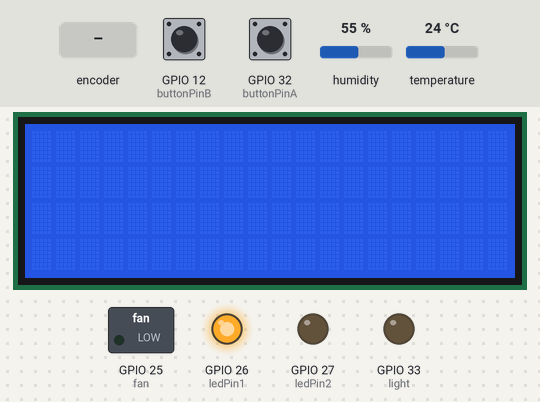
The sketch below on a simulated ESP32. Shown: 20×4 character LCD, switched loads named in the sketch (green lamp = pin HIGH), output pins drawn as LEDs (lit = HIGH). Inputs (shaded band) come from the test bench; at power-on: GPIO 12 (buttonPinB) HIGH, GPIO 32 (buttonPinA) HIGH, humidity 55 %, temperature 24 °C. What the sketch prints to the serial monitor is not drawn.

Above: at 1.2 s.
1.3 s: rotary encoder on GPIO 32 (buttonPinA) / GPIO 12 (buttonPinB) turned 1 step (first pin leading)
At 2.2 s:
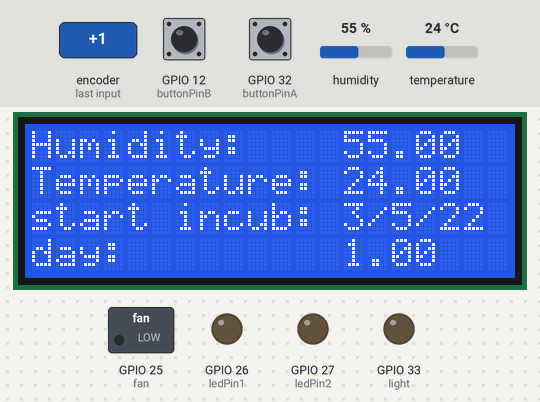
Timing chart, 0 to 4.3 s (numbered marks = the images above; inputs shaded):
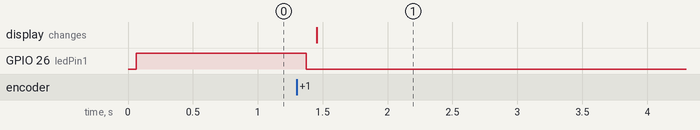

The sketch:

klosomhxani_teleia.ino
```cpp
#include  <Wire.h>
#include <DHT.h>
#include <LiquidCrystal_I2C.h>
LiquidCrystal_I2C lcd(0x27,20,4);
#define DHTTYPE DHT21
#define dht_dpin 15
DHT dht(dht_dpin, DHTTYPE);
const int light =  33;
const int fan =  25;
const int buttonPinA = 32;
const int buttonPinB = 12;
const int ledPin1 =  26;
const int ledPin2 =  27;
const int limitTemp =  37.5;
const int limitHum =  60;

int buttonStateA = 0;
int buttonStateB = 0;
int dir;
float day = 1;
void setup() {
  Serial.begin(9600);
  dht.begin();
  lcd.init();
  lcd.backlight();
  pinMode(fan, OUTPUT);
  pinMode(light, OUTPUT);
  pinMode(ledPin2, OUTPUT);
  pinMode(ledPin1, OUTPUT);
  pinMode(buttonPinA, INPUT_PULLUP);
  pinMode(buttonPinB, INPUT_PULLUP);

  digitalWrite(ledPin2, LOW);
 // digitalWrite(ledPin3, LOW);
 // digitalWrite(ledPin4, LOW);
  digitalWrite(ledPin1, LOW);
  digitalWrite(light, LOW);
  digitalWrite(fan, LOW);
}

 void loop() {

   buttonStateA = digitalRead(buttonPinA);
   buttonStateB = digitalRead(buttonPinB);

    Serial.print( buttonStateB);
     Serial.print("  ");
     Serial.print( buttonStateA );
     Serial.print("  ");
     Serial.println(dir);

     Serial.print("Day=  ");
     Serial.println(day);
     dir=0;
     kinisiarist();

     if (buttonStateB == 0&& dir==0) {
      stopMove();
      metriseis();
       dir=1;
       }


     if (buttonStateB == 0&& dir==1) {
      kinisiadexia();
      stopMove();
      metriseis();
     // dir=1;
      }

 }

  void stopMove() {
    digitalWrite(ledPin1, LOW);
    digitalWrite(ledPin2, LOW);
   // digitalWrite(ledPin3, LOW);
  //  digitalWrite(ledPin4, LOW);
  }


 void kinisiarist(){
 if (buttonStateB == 1)
 {
  Serial.println("ARISTERA");
  digitalWrite(ledPin2, LOW);
 // digitalWrite(ledPin3, LOW);
 // digitalWrite(ledPin4, HIGH);
  digitalWrite(ledPin1, HIGH);
 }
 else
 {
  stopMove();
 }
 }
void kinisiadexia(){
int j=0;
 Serial.println("DEJIA");
 Serial.print( dir);
     Serial.print("  ");
     Serial.print( buttonStateB);
     Serial.print("  ");
     Serial.println( buttonStateA);
  digitalWrite(ledPin2, HIGH);
  //digitalWrite(ledPin3, HIGH);
  //digitalWrite(ledPin4, LOW);
  digitalWrite(ledPin1, LOW);

 for (j=1; j<=20000; j++){
   buttonStateA = digitalRead(buttonPinA);
  Serial.println( j);
  if (buttonStateA==0){
    j=1;
    break;
  }

 }
}

 void metriseis() {
   int i=1;
  for (i=1 ; i<=360;i++){
      Serial.print(i);
      Serial.print("  ");
      Serial.print(dht.readTemperature());
      Serial.print("  ");
      Serial.println(dht.readHumidity());
     lcd.clear();
     lcd.setCursor(0,0);
     lcd.print("Humidity:");
    lcd.setCursor(13,0);
    lcd.print(dht.readHumidity());
    lcd.setCursor(0,1);
    lcd.print("Temperature:");
    lcd.setCursor(13,1);
    lcd.print(dht.readTemperature());
    lcd.setCursor(0,2);
    lcd.print("start incub:");
    lcd.setCursor(13,2);
    lcd.print("3/5/22");
    lcd.setCursor(0,3);
    lcd.print("day:");
    lcd.setCursor(13,3);
    lcd.print(day);
      delay(60000);
   if (dht.readTemperature()>limitTemp)
    {
    digitalWrite(light, HIGH);
    }
       else
    {
      digitalWrite(light, LOW);
    }
    if (dht.readHumidity()>limitHum)
    {
    digitalWrite(fan, HIGH);
    }
       else
    {
      digitalWrite(fan, LOW);
    }

  }
   day=day+0.25;
}
```

Measured:
- after the input at 1.3 s, GPIO 26 (ledPin1): HIGH → LOW after 0.07 s; the display: changes after 0.15 s (image 1)
